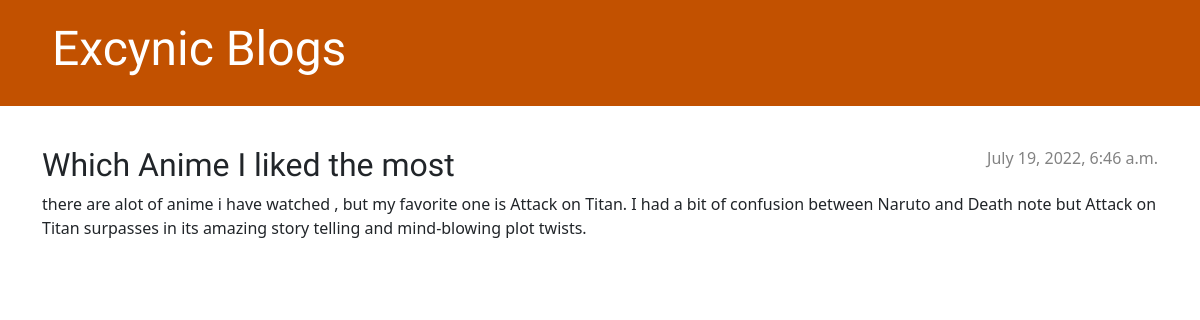
The app's page /post/2/ with its own data.
### blog/models.py (models this page shows, shortened)
class Post(models.Model):
    author = models.ForeignKey(settings.AUTH_USER_MODEL, on_delete=models.CASCADE)
    title = models.CharField(max_length=200)
    text = models.TextField()
    created_date = models.DateTimeField(default=timezone.now)
    published_date = models.DateTimeField(blank=True, null=True)

### blog/views.py (the view)
# urls.py: path('post/<int:pk>/', views.post_detail, name='post_detail'),
def post_detail(request, pk):
    post = get_object_or_404(Post, pk=pk)
    return render(request, 'blog/post_detail.html', {'post': post})

### blog/templates/blog/post_detail.html
{% extends 'blog/base.html' %}
{% block content %}
    <article class="post">
        {% if post.published_date %}
            <time class="date">
                {{ post.published_date }}
            </time>
        {% endif %}
        <h2>{{ post.title }}</h2>
        <p>{{ post.text|linebreaksbr }}</p>
    </article>
{% endblock %}

### blog/static/css/blog.css (style rules this page uses)
h1, h2, h3, h4 { font-family: 'Lobster', cursive; }
.date { color: #828282; }
.post { margin-bottom: 70px; }
.post > .date, .post > .actions { float: right; }

### records on screen
Post: published_date "July 19, 2022, 6:46 a.m.", title "Which Anime I liked the most", text "there are alot of anime i have watched , but my favorite one is Attack on Titan. I had a bit of confusion between Naruto and Death note but Attack on Titan surpasses in its amazing story telling and mind-blowing plot twists."
